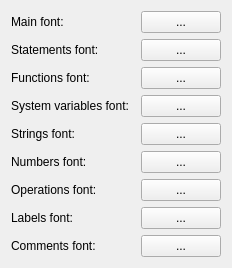
     <widget class="QWidget" name="_fonts">
      <attribute name="title">
       <string>Fonts</string>
      </attribute>
      <layout class="QVBoxLayout" name="verticalLayout_6">
       <item>
        <layout class="QHBoxLayout" name="horizontalLayout_15" stretch="4,1,1">
         <item>
          <widget class="QLabel" name="_stText01">
           <property name="text">
            <string>Main font:</string>
           </property>
           <property name="textFormat">
            <enum>Qt::AutoText</enum>
           </property>
          </widget>
         </item>
         <item>
          <widget class="FontWidget" name="_txtFontBase">
           <property name="sizePolicy">
            <sizepolicy hsizetype="Ignored" vsizetype="Ignored">
             <horstretch>0</horstretch>
             <verstretch>0</verstretch>
            </sizepolicy>
           </property>
           <property name="autoFillBackground">
            <bool>true</bool>
           </property>
           <property name="text">
            <string/>
           </property>
           <property name="alignment">
            <set>Qt::AlignCenter</set>
           </property>
           <property name="wordWrap">
            <bool>false</bool>
           </property>
          </widget>
         </item>
         <item>
          <widget class="QPushButton" name="_btnFontsBase">
           <property name="text">
            <string>...</string>
           </property>
          </widget>
         </item>
        </layout>
       </item>
       <item>
        <layout class="QHBoxLayout" name="horizontalLayout_25" stretch="4,1,1">
         <item>
          <widget class="QLabel" name="_stText02">
           <property name="text">
            <string>Statements font:</string>
           </property>
          </widget>
         </item>
         <item>
          <widget class="FontWidget" name="_txtFontStatements">
           <property name="sizePolicy">
            <sizepolicy hsizetype="Ignored" vsizetype="Ignored">
             <horstretch>0</horstretch>
             <verstretch>0</verstretch>
            </sizepolicy>
           </property>
           <property name="autoFillBackground">
            <bool>true</bool>
           </property>
           <property name="text">
            <string/>
           </property>
           <property name="alignment">
            <set>Qt::AlignCenter</set>
           </property>
          </widget>
         </item>
         <item>
          <widget class="QPushButton" name="_btnFontsStatements">
           <property name="text">
            <string>...</string>
           </property>
          </widget>
         </item>
        </layout>
       </item>
       <item>
        <layout class="QHBoxLayout" name="horizontalLayout_24" stretch="4,1,1">
         <item>
          <widget class="QLabel" name="_stText03">
           <property name="text">
            <string>Functions font:</string>
           </property>
          </widget>
         </item>
         <item>
          <widget class="FontWidget" name="_txtFontFunctions">
           <property name="sizePolicy">
            <sizepolicy hsizetype="Ignored" vsizetype="Ignored">
             <horstretch>0</horstretch>
             <verstretch>0</verstretch>
            </sizepolicy>
           </property>
           <property name="autoFillBackground">
            <bool>true</bool>
           </property>
           <property name="text">
            <string/>
           </property>
           <property name="alignment">
            <set>Qt::AlignCenter</set>
           </property>
          </widget>
         </item>
         <item>
          <widget class="QPushButton" name="_btnFontsFunctions">
           <property name="text">
            <string>...</string>
           </property>
          </widget>
         </item>
        </layout>
       </item>
       <item>
        <layout class="QHBoxLayout" name="horizontalLayout_23" stretch="4,1,1">
         <item>
          <widget class="QLabel" name="_stText04">
           <property name="text">
            <string>System variables font:</string>
           </property>
          </widget>
         </item>
         <item>
          <widget class="FontWidget" name="_txtFontSysVariables">
           <property name="sizePolicy">
            <sizepolicy hsizetype="Ignored" vsizetype="Ignored">
             <horstretch>0</horstretch>
             <verstretch>0</verstretch>
            </sizepolicy>
           </property>
           <property name="autoFillBackground">
            <bool>true</bool>
           </property>
           <property name="text">
            <string/>
           </property>
           <property name="alignment">
            <set>Qt::AlignCenter</set>
           </property>
          </widget>
         </item>
         <item>
          <widget class="QPushButton" name="_btnFontsSysVariables">
           <property name="text">
            <string>...</string>
           </property>
          </widget>
         </item>
        </layout>
       </item>
       <item>
        <layout class="QHBoxLayout" name="horizontalLayout_22" stretch="4,1,1">
         <item>
          <widget class="QLabel" name="_stText05">
           <property name="text">
            <string>Strings font:</string>
           </property>
          </widget>
         </item>
         <item>
          <widget class="FontWidget" name="_txtFontStrings">
           <property name="sizePolicy">
            <sizepolicy hsizetype="Ignored" vsizetype="Ignored">
             <horstretch>0</horstretch>
             <verstretch>0</verstretch>
            </sizepolicy>
           </property>
           <property name="autoFillBackground">
            <bool>true</bool>
           </property>
           <property name="text">
            <string/>
           </property>
           <property name="alignment">
            <set>Qt::AlignCenter</set>
           </property>
          </widget>
         </item>
         <item>
          <widget class="QPushButton" name="_btnFontsStrings">
           <property name="text">
            <string>...</string>
           </property>
          </widget>
         </item>
        </layout>
       </item>
       <item>
        <layout class="QHBoxLayout" name="horizontalLayout_21" stretch="4,1,1">
         <item>
          <widget class="QLabel" name="_stText06">
           <property name="text">
            <string>Numbers font:</string>
           </property>
          </widget>
         </item>
         <item>
          <widget class="FontWidget" name="_txtFontNumbers">
           <property name="sizePolicy">
            <sizepolicy hsizetype="Ignored" vsizetype="Ignored">
             <horstretch>0</horstretch>
             <verstretch>0</verstretch>
            </sizepolicy>
           </property>
           <property name="autoFillBackground">
            <bool>true</bool>
           </property>
           <property name="text">
            <string/>
           </property>
           <property name="alignment">
            <set>Qt::AlignCenter</set>
           </property>
          </widget>
         </item>
         <item>
          <widget class="QPushButton" name="_btnFontsNumbers">
           <property name="text">
            <string>...</string>
           </property>
          </widget>
         </item>
        </layout>
       </item>
       <item>
        <layout class="QHBoxLayout" name="horizontalLayout_20" stretch="4,1,1">
         <item>
          <widget class="QLabel" name="_stText07">
           <property name="text">
            <string>Operations font:</string>
           </property>
          </widget>
         </item>
         <item>
          <widget class="FontWidget" name="_txtFontOptsBrts">
           <property name="sizePolicy">
            <sizepolicy hsizetype="Ignored" vsizetype="Ignored">
             <horstretch>0</horstretch>
             <verstretch>0</verstretch>
            </sizepolicy>
           </property>
           <property name="autoFillBackground">
            <bool>true</bool>
           </property>
           <property name="text">
            <string/>
           </property>
           <property name="alignment">
            <set>Qt::AlignCenter</set>
           </property>
          </widget>
         </item>
         <item>
          <widget class="QPushButton" name="_btnFontsOptsBrts">
           <property name="text">
            <string>...</string>
           </property>
          </widget>
         </item>
        </layout>
       </item>
       <item>
        <layout class="QHBoxLayout" name="horizontalLayout_18" stretch="4,1,1">
         <item>
          <widget class="QLabel" name="_stText08">
           <property name="text">
            <string>Labels font:</string>
           </property>
          </widget>
         </item>
         <item>
          <widget class="FontWidget" name="_txtFontMarks">
           <property name="sizePolicy">
            <sizepolicy hsizetype="Ignored" vsizetype="Ignored">
             <horstretch>0</horstretch>
             <verstretch>0</verstretch>
            </sizepolicy>
           </property>
           <property name="autoFillBackground">
            <bool>true</bool>
           </property>
           <property name="text">
            <string/>
           </property>
           <property name="alignment">
            <set>Qt::AlignCenter</set>
           </property>
          </widget>
         </item>
         <item>
          <widget class="QPushButton" name="_btnFontsMarks">
           <property name="text">
            <string>...</string>
           </property>
          </widget>
         </item>
        </layout>
       </item>
       <item>
        <layout class="QHBoxLayout" name="horizontalLayout_16" stretch="4,1,1">
         <item>
          <widget class="QLabel" name="_stText09">
           <property name="text">
            <string>Comments font:</string>
           </property>
          </widget>
         </item>
         <item>
          <widget class="FontWidget" name="_txtFontComments">
           <property name="sizePolicy">
            <sizepolicy hsizetype="Ignored" vsizetype="Ignored">
             <horstretch>0</horstretch>
             <verstretch>0</verstretch>
            </sizepolicy>
           </property>
           <property name="autoFillBackground">
            <bool>true</bool>
           </property>
           <property name="text">
            <string/>
           </property>
           <property name="alignment">
            <set>Qt::AlignCenter</set>
           </property>
          </widget>
         </item>
         <item>
          <widget class="QPushButton" name="_btnFontsComments">
           <property name="text">
            <string>...</string>
           </property>
          </widget>
         </item>
        </layout>
       </item>
      </layout>
     </widget>
